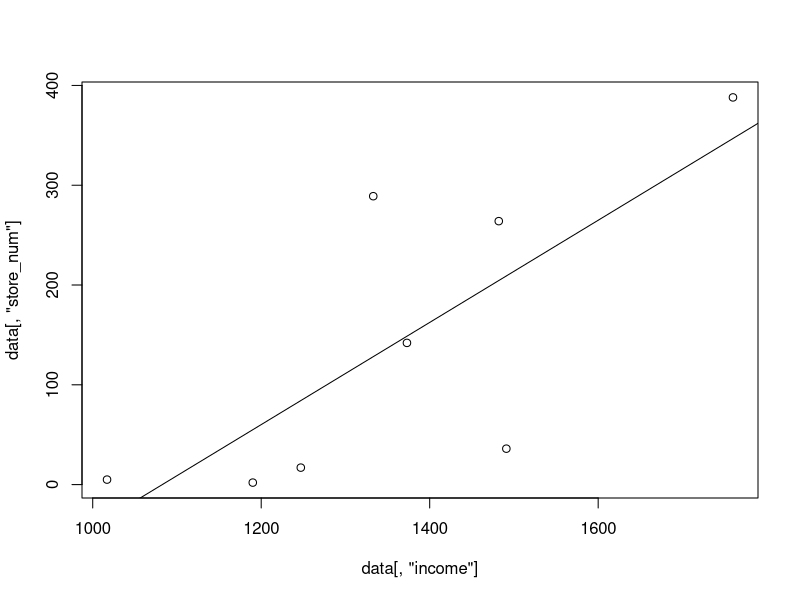

The R script that drew this image:
data = read.csv("data/all_merged.csv")
fit = lm(store_num ~ income, data=data)
png("result/Regression_income_store_num.png")
plot(data[, "income"], data[, "store_num"])
abline(fit)

summary(fit)
